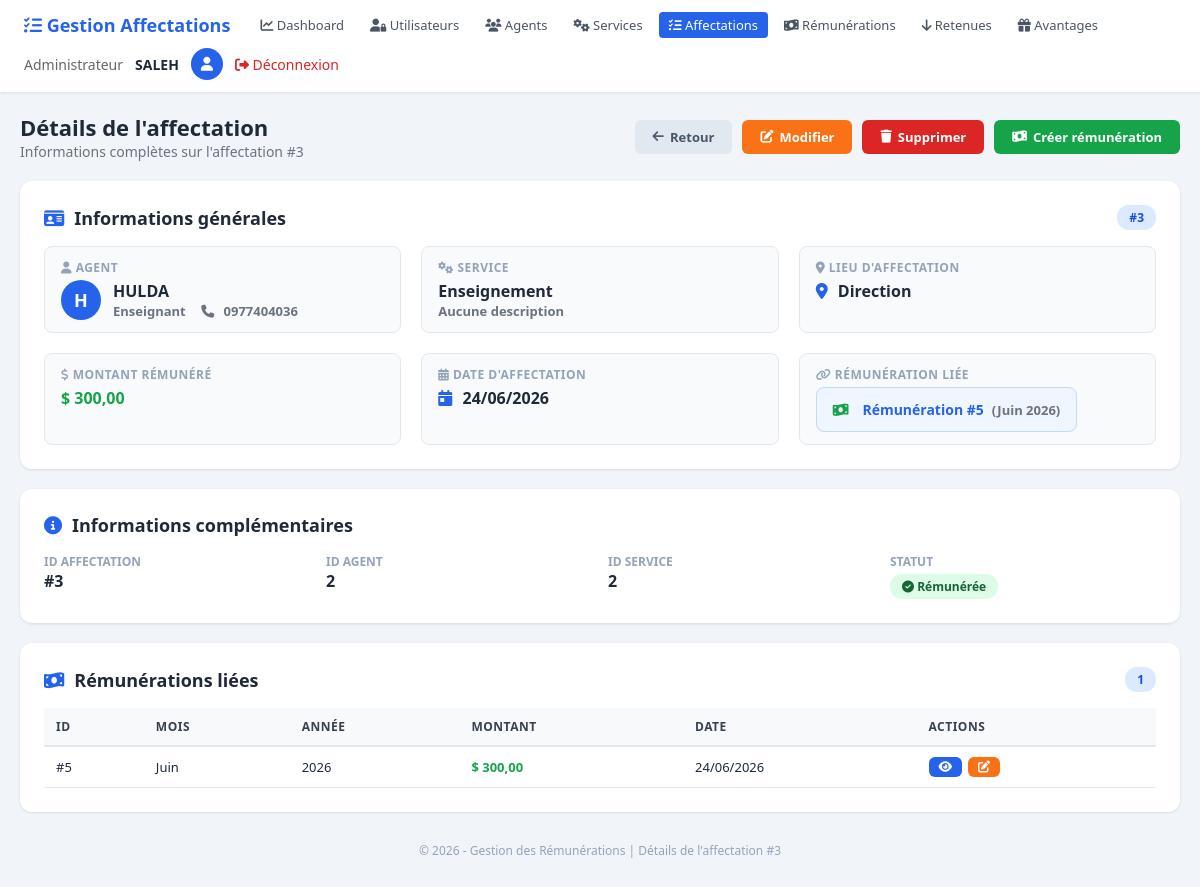
Page /pages/affectations/view.php?id=3 (signed in) on the committed database.
### tables this page shows
CREATE TABLE `affectation` (
  `id` int(11) NOT NULL,
  `id_agent` int(11) NOT NULL,
  `id_service` int(11) NOT NULL,
  `lieu_affectation` varchar(150) DEFAULT NULL,
  `montant_remunerer` float NOT NULL,
  `date_affectation` date DEFAULT NULL
);

CREATE TABLE `agent` (
  `id_agent` int(11) NOT NULL,
  `nom_complet` varchar(150) NOT NULL,
  `adresse` varchar(255) DEFAULT NULL,
  `date_naissance` date DEFAULT NULL,
  `telephone` varchar(20) DEFAULT NULL,
  `profil` varchar(100) DEFAULT NULL,
  `lieu_naissance` varchar(100) DEFAULT NULL,
  `fonction` varchar(100) DEFAULT NULL
);

CREATE TABLE `service` (
  `id` int(11) NOT NULL,
  `designation` varchar(150) NOT NULL,
  `description` text DEFAULT NULL
);

CREATE TABLE `remuneration` (
  `id` int(11) NOT NULL,
  `id_agent` int(11) NOT NULL,
  `id_affectation` int(11) NOT NULL,
  `date_remun` date DEFAULT NULL,
  `mois` varchar(20) DEFAULT NULL,
  `annee` varchar(10) DEFAULT NULL
);

### pages/affectations/view.php (the view, shortened to what the rows shown need)
<?php
require_once __DIR__ . '/../../Config/Database.php';
require_once __DIR__ . '/../../Classes/Affectation.php';
require_once __DIR__ . '/../../Classes/Agent.php';
require_once __DIR__ . '/../../Classes/Service.php';
require_once __DIR__ . '/../../Classes/Remuneration.php';
$id = isset($_GET['id']) ? intval($_GET['id']) : 0;
$affectation = Affectation::getById($id);
$agent = $affectation->getAgent();
$service = $affectation->getService();
$remunerations = [];
$remuneration = Remuneration::getByAffectation($id);
if ($remuneration) {
    $remunerations[] = $remuneration;
}
$role = $_SESSION['user_role'] ?? 'Invité';
$username = $_SESSION['nom'] ?? $_SESSION['username'] ?? 'Utilisateur';
$retour = 'index.php';
if (isset($_SERVER['HTTP_REFERER'])) {
    $retour = $_SERVER['HTTP_REFERER'];
}
?>
<!DOCTYPE html>
<html lang="fr">
<head>
    <link rel="stylesheet" href="https://cdnjs.cloudflare.com/ajax/libs/font-awesome/6.4.0/css/all.min.css">
</head>
<body>
<?php if (!isset($_SESSION['user_role']) || $_SESSION['user_role'] !== 'Administrateur'): ?>
<div class="access-denied-page">
    <div class="access-denied-card">
        <i class="fas fa-lock"></i>
        <h2>Accès Refusé</h2>
        <p>
            <strong>⛔ Vous n'êtes pas autorisé à accéder à cette page.</strong><br><br>
            Cette section est réservée exclusivement aux <strong>Administrateurs</strong>.
            <br><br>
            Veuillez contacter l'administrateur du système si vous pensez avoir besoin d'accéder à cette page.
        </p>
        <div style="display:flex;flex-direction:column;gap:10px;align-items:center;">
            <a href="../../Dashboard.php" class="btn btn-primary">
                <i class="fas fa-arrow-left"></i> Retour au Dashboard
            </a>
            <a href="../../logout.php" class="btn btn-secondary">
                <i class="fas fa-sign-out-alt"></i> Se déconnecter
            </a>
        </div>
        <div style="margin-top:16px;padding-top:16px;border-top:1px solid #e5e7eb;font-size:12px;color:#94a3b8;">
            <i class="fas fa-user-shield"></i> Rôle actuel : <strong><?php echo htmlspecialchars($_SESSION['user_role'] ?? 'Non défini'); ?></strong>
        </div>
    </div>
</div>
<?php else: ?>
<div class="header">
    <div class="header-left">
        <h1><i class="fas fa-tasks" style="color:#2563eb;"></i> Gestion Affectations</h1>
        <div class="nav-links">
            <a href="../../Dashboard.php"><i class="fas fa-chart-line"></i> Dashboard</a>
            <?php if ($role === 'Administrateur'): ?>
            <a href="../utilisateurs/index.php"><i class="fas fa-user-lock"></i> Utilisateurs</a>
            <?php endif; ?>
            <a href="../agents/index.php"><i class="fas fa-users"></i> Agents</a>
            <a href="../services/index.php"><i class="fas fa-cogs"></i> Services</a>
            <a href="index.php" class="active"><i class="fas fa-tasks"></i> Affectations</a>
            <a href="../remunerations/index.php"><i class="fas fa-money-bill-wave"></i> Rémunérations</a>
            <a href="../retenues/index.php"><i class="fas fa-arrow-down"></i> Retenues</a>
            <a href="../avantages/index.php"><i class="fas fa-gift"></i> Avantages</a>
        </div>
    </div>
    <div class="header-right">
        <span class="role"><?php echo htmlspecialchars($role); ?></span>
        <span class="username"><?php echo htmlspecialchars($username); ?></span>
        <div class="avatar"><i class="fas fa-user"></i></div>
        <a href="../../logout.php" class="logout"><i class="fas fa-sign-out-alt"></i> Déconnexion</a>
    </div>
</div>
<div class="container">
    <div class="top">
        <div>
            <h2>Détails de l'affectation</h2>
            <p>Informations complètes sur l'affectation #<?php echo $affectation->getId(); ?></p>
        </div>
        <div class="action-buttons">
            <a href="<?php echo htmlspecialchars($retour); ?>" class="btn btn-secondary">
                <i class="fas fa-arrow-left"></i> Retour
            </a>
            <a href="edit.php?id=<?php echo $affectation->getId(); ?>" class="btn btn-warning">
                <i class="fas fa-edit"></i> Modifier
            </a>
            <a href="delete.php?id=<?php echo $affectation->getId(); ?>" class="btn btn-danger"
               onclick="return confirm('Êtes-vous sûr de vouloir supprimer cette affectation ?')">
                <i class="fas fa-trash"></i> Supprimer
            </a>
            <a href="../remunerations/add.php?affectation_id=<?php echo $affectation->getId(); ?>" class="btn btn-success">
                <i class="fas fa-money-bill-wave"></i> Créer rémunération
            </a>
        </div>
    </div>
    <div class="card">
        <div class="card-title">
            <i class="fas fa-id-card"></i>
            Informations générales
            <span class="badge badge-blue" style="margin-left:auto;">
                #<?php echo $affectation->getId(); ?>
            </span>
        </div>
        <div class="info-grid">
            <div class="info-item">
                <div class="label"><i class="fas fa-user"></i> Agent</div>
                <div class="value">
                    <div class="flex items-center gap-3" style="margin-top:4px;">
                        <div class="profile-avatar" style="width:40px;height:40px;font-size:18px;">
                            <?php
                            $nom = $agent ? $agent->getNomComplet() : 'N/A';
                            $initials = '';
                            $parts = explode(' ', $nom);
                            foreach ($parts as $part) {
                                $initials .= strtoupper(substr($part, 0, 1));
                            }
                            echo substr($initials, 0, 2);
                            ?>
                        </div>
                        <div>
                            <div style="font-weight:600;font-size:16px;">
                                <?php echo $agent ? htmlspecialchars($agent->getNomComplet()) : '<span class="text-gray">Non assigné</span>'; ?>
                            </div>
                            <?php if ($agent): ?>
                            <div class="text-sm text-gray">
                                <?php echo htmlspecialchars($agent->getFonction() ?: 'Fonction non spécifiée'); ?>
                                <?php if ($agent->getTelephone()): ?>
                                    <span style="margin-left:12px;"><i class="fas fa-phone"></i> <?php echo htmlspecialchars($agent->getTelephone()); ?></span>
                                <?php endif; ?>
                            </div>
                            <?php endif; ?>
                        </div>
                    </div>
                </div>
            </div>
            <div class="info-item">
                <div class="label"><i class="fas fa-cogs"></i> Service</div>
                <div class="value">
                    <?php if ($service): ?>
                        <div>
                            <span style="font-weight:600;font-size:16px;"><?php echo htmlspecialchars($service->getDesignation()); ?></span>
                            <div class="text-sm text-gray">
                                <?php echo htmlspecialchars($service->getDescription() ?: 'Aucune description'); ?>
                            </div>
                        </div>
                    <?php else: ?>
                        <span class="text-gray">Service non défini</span>
                    <?php endif; ?>
                </div>
            </div>
            <div class="info-item">
                <div class="label"><i class="fas fa-map-marker-alt"></i> Lieu d'affectation</div>
                <div class="value">
                    <?php
                    $lieu = $affectation->getLieuAffectation();
                    if (!empty($lieu)):
                    ?>
                        <i class="fas fa-location-dot" style="color:#2563eb;"></i>
                        <?php echo htmlspecialchars($lieu); ?>
                    <?php else: ?>
                        <span class="text-gray">Non spécifié</span>
                    <?php endif; ?>
                </div>
            </div>
            <div class="info-item">
                <div class="label"><i class="fas fa-dollar-sign"></i> Montant rémunéré</div>
                <div class="value">
                    <?php
                    $montant = $affectation->getMontantRemunerer();
                    if ($montant !== null && $montant > 0):
                    ?>
                        <span class="montant">$ <?php echo number_format($montant, 2, ',', ' '); ?></span>
                    <?php elseif ($montant !== null && $montant == 0): ?>
                        <span class="text-gray">$ 0,00</span>
                    <?php else: ?>
                        <span class="montant-non-defini">Non défini</span>
                    <?php endif; ?>
                </div>
            </div>
            <div class="info-item">
                <div class="label"><i class="fas fa-calendar-alt"></i> Date d'affectation</div>
                <div class="value">
                    <?php
                    $date = $affectation->getDateAffectation();
                    if ($date):
                    ?>
                        <i class="fas fa-calendar-day" style="color:#2563eb;"></i>
                        <?php echo date('d/m/Y', strtotime($date)); ?>
                    <?php else: ?>
                        <span class="text-gray">Non définie</span>
                    <?php endif; ?>
                </div>
            </div>
            <div class="info-item">
                <div class="label"><i class="fas fa-link"></i> Rémunération liée</div>
                <div class="value">
                    <?php if (!empty($remunerations)): ?>
                        <?php foreach ($remunerations as $rem): ?>
                            <div class="remuneration-linked">
                                <i class="fas fa-money-bill-wave" style="color:#16a34a;"></i>
                                <a href="../remunerations/view.php?id=<?php echo $rem->getId(); ?>" style="color:#2563eb;text-decoration:none;font-weight:600;">
                                    Rémunération #<?php echo $rem->getId(); ?>
                                </a>
                                <span class="text-sm text-gray">
                                    (<?php echo $rem->getMois(); ?> <?php echo $rem->getAnnee(); ?>)
                                </span>
                            </div>
                        <?php endforeach; ?>
                    <?php endif; ?>
                </div>
            </div>
        </div>
    </div>
    <div class="card">
        <div class="card-title">
            <i class="fas fa-info-circle"></i>
            Informations complémentaires
        </div>
        <div style="display:grid;grid-template-columns:repeat(auto-fit,minmax(200px,1fr));gap:16px;">
            <div>
                <div class="label" style="font-size:12px;color:#94a3b8;text-transform:uppercase;font-weight:600;">ID Affectation</div>
                <div style="font-weight:600;font-size:16px;">#<?php echo $affectation->getId(); ?></div>
            </div>
            <div>
                <div class="label" style="font-size:12px;color:#94a3b8;text-transform:uppercase;font-weight:600;">ID Agent</div>
                <div style="font-weight:600;font-size:16px;">
                    <?php echo $agent ? $agent->getIdAgent() : 'N/A'; ?>
                </div>
            </div>
            <div>
                <div class="label" style="font-size:12px;color:#94a3b8;text-transform:uppercase;font-weight:600;">ID Service</div>
                <div style="font-weight:600;font-size:16px;">
                    <?php echo $service ? $service->getId() : 'N/A'; ?>
                </div>
            </div>
            <div>
                <div class="label" style="font-size:12px;color:#94a3b8;text-transform:uppercase;font-weight:600;">Statut</div>
                <div style="margin-top:4px;">
                    <?php if (!empty($remunerations)): ?>
                        <span class="badge badge-green"><i class="fas fa-check-circle"></i> Rémunérée</span>
                    <?php else: ?>
                        <span class="badge badge-yellow"><i class="fas fa-clock"></i> En attente</span>
                    <?php endif; ?>
                </div>
            </div>
        </div>
    </div>
    <?php if (!empty($remunerations)): ?>
    <div class="card">
        <div class="card-title">
            <i class="fas fa-money-bill-wave"></i>
            Rémunérations liées
            <span class="badge badge-blue" style="margin-left:auto;"><?php echo count($remunerations); ?></span>
        </div>
        <div class="table-wrap">
            <table>
                <thead>
                    <tr>
                        <th>ID</th>
                        <th>Mois</th>
                        <th>Année</th>
                        <th>Montant</th>
                        <th>Date</th>
                        <th>Actions</th>
                    </tr>
                </thead>
                <tbody>
                    <?php foreach ($remunerations as $rem): ?>
                    <tr>
                        <td>#<?php echo $rem->getId(); ?></td>
                        <td><?php echo htmlspecialchars($rem->getMois()); ?></td>
                        <td><?php echo htmlspecialchars($rem->getAnnee()); ?></td>
                        <td class="montant">$ <?php echo number_format($rem->getMontant() ?? 0, 2, ',', ' '); ?></td>
                        <td><?php echo date('d/m/Y', strtotime($rem->getDateRemun())); ?></td>
                        <td>
                            <div style="display:flex;gap:6px;">
                                <a href="../remunerations/view.php?id=<?php echo $rem->getId(); ?>" class="btn btn-primary" style="font-size:12px;padding:4px 10px;">
                                    <i class="fas fa-eye"></i>
                                </a>
                                <a href="../remunerations/edit.php?id=<?php echo $rem->getId(); ?>" class="btn btn-warning" style="font-size:12px;padding:4px 10px;">
                                    <i class="fas fa-edit"></i>
                                </a>
                            </div>
                        </td>
                    </tr>
                    <?php endforeach; ?>
                </tbody>
            </table>
        </div>
    </div>
    <?php endif; ?>
    <div class="footer">
        <p>© <?php echo date('Y'); ?> - Gestion des Rémunérations | Détails de l'affectation #<?php echo $affectation->getId(); ?></p>
    </div>
</div>
<?php endif; ?>
</body>
</html>

### rows in the picture
affectation: id "3", lieu_affectation "Direction", montant_remunerer "300,00", date_affectation "24/06/2026"
agent: nom_complet "HULDA", fonction "Enseignant", telephone "0977404036", id_agent "2"
service: designation "Enseignement", description "Aucune description", id "2"
remuneration: id "5", mois "Juin", annee "2026", id_affectation.montant_remunerer "300,00", date_remun "24/06/2026"

### other values in the picture
$role "Administrateur"
$username "SALEH"
substr($initials, 0, 2) "H"
count($remunerations) "1"
